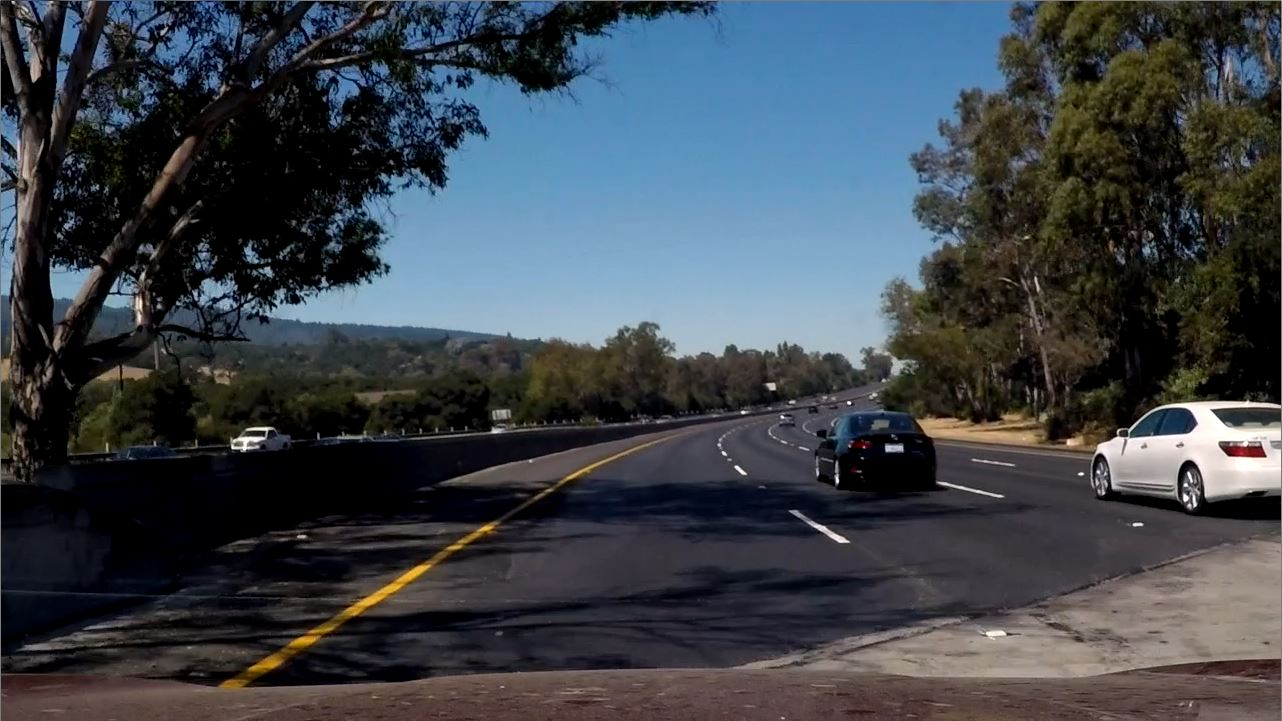
#> input picture p1-lane-lines/test_images/shadow2.jpg, 1282 x 721 px; its folder holds 5 pictures in this run
$ python FindingLaneLines.py
#> lines starting #> are read from the running program, lines starting #| are printed output that depends on the picture; after the words box and inside, x2 and y2 are one past the last pixel; in counts of white or black regions, pixels touching at a corner belong together
import matplotlib.pyplot as plt
import matplotlib.image as mpimg
import numpy as np
import cv2
import math
import os
from moviepy.editor import VideoFileClip
from IPython.display import HTML

def grayscale_threshold(gray, threshold):
    mask = gray[:, :] < threshold
    gray[mask] = threshold
    mpimg.imsave('test_images_output/shadow2_grayscaleThreshold.jpg', gray, cmap='gray')
    return gray

def grayscale(img):
    """Applies the Grayscale transform
    This will return an image with only one color channel
    but NOTE: to see the returned image as grayscale
    (assuming your grayscaled image is called 'gray')
    you should call plt.imshow(gray, cmap='gray')"""
    gray = cv2.cvtColor(img, cv2.COLOR_RGB2GRAY)
    mpimg.imsave('test_images_output/shadow2_gray.jpg', gray, cmap='gray')
    return gray
    # Or use BGR2GRAY if you read an image with cv2.imread()
    # return cv2.cvtColor(img, cv2.COLOR_BGR2GRAY)

def canny(img, low_threshold, high_threshold):
    """Applies the Canny transform"""
    lines = cv2.Canny(img, low_threshold, high_threshold)
    mpimg.imsave('test_images_output/shadow2_canny.jpg', lines, cmap='gray')
    return lines

def gaussian_blur(img, kernel_size):
    """Applies a Gaussian Noise kernel"""
    return cv2.GaussianBlur(img, (kernel_size, kernel_size), 0)

def region_of_interest(img, vertices):
    """
    Applies an image mask.

    Only keeps the region of the image defined by the polygon
    formed from `vertices`. The rest of the image is set to black.
    """
    #defining a blank mask to start with
    mask = np.zeros_like(img)

    #defining a 3 channel or 1 channel color to fill the mask with depending on the input image
    if len(img.shape) > 2:
        channel_count = img.shape[2]  # i.e. 3 or 4 depending on your image
        ignore_mask_color = (255,) * channel_count
    else:
        ignore_mask_color = 255

    #filling pixels inside the polygon defined by "vertices" with the fill color
    cv2.fillPoly(mask, vertices, ignore_mask_color)

    #returning the image only where mask pixels are nonzero
    masked_image = cv2.bitwise_and(img, mask)
    mpimg.imsave('test_images_output/shadow2_region.jpg', masked_image, cmap='gray')
    return masked_image

# [66 lines left out: function draw_lines, not called in this run]

def draw_lines_test(img, lines, color=[255, 0, 0], thickness=1):
    for line in lines:
        for x1, y1, x2, y2 in line:
            cv2.line(img, (x1,y1), (x2,y2), color, thickness)

def hough_lines(img, rho, theta, threshold, min_line_len, max_line_gap):
    """
    `img` should be the output of a Canny transform.

    Returns an image with hough lines drawn.
    """
    lines = cv2.HoughLinesP(img, rho, theta, threshold, np.array([]), minLineLength=min_line_len, maxLineGap=max_line_gap)
    line_img = np.zeros((img.shape[0], img.shape[1], 3), dtype=np.uint8)
    #draw_lines(line_img, lines)
    draw_lines_test(line_img, lines)
    mpimg.imsave('test_images_output/shadow2_linesOriginal.jpg', line_img)
    return line_img

def weighted_img(img, initial_img, α=0.8, β=1., λ=0.):
    """
    `img` is the output of the hough_lines(), An image with lines drawn on it.
    Should be a blank image (all black) with lines drawn on it.

    `initial_img` should be the image before any processing.

    The result image is computed as follows:

    initial_img * α + img * β + λ
    NOTE: initial_img and img must be the same shape!
    """
    return cv2.addWeighted(initial_img, α, img, β, λ)

def process_image(image):
    h, w = image.shape[:2]
    gray = grayscale(image)
    gray = grayscale_threshold(gray, 100)

    low_threshold = 50
    high_threshold = 150
    edges = canny(gray, low_threshold, high_threshold)

    vertices = np.array([[[w*0.45, h*0.6], [w*0.6, h*0.6], [w*0.95, h], [w*0.15, h]]], dtype=np.int32)
    interesting_region = region_of_interest(edges, vertices)

    rho = 1
    theta = np.pi/180
    threshold = 50
    min_line_length = 5
    max_line_gap = 30
    line_image = hough_lines(interesting_region, rho, theta, threshold, min_line_length, max_line_gap)

    return weighted_img(line_image, image)

def show_image(image, filename):
    plt.figure()
    plt.title(filename)
    plt.imshow(image)

def test_one_image(filename):
#> called with filename = 'shadow2.jpg'
    image = mpimg.imread('test_images/' + filename)
#> image is the input picture: shape (721, 1282, 3); mean R, G, B 61.3, 67.8, 75
    show_image(process_image(image), filename)
#> in grayscale_threshold, `mask = gray[:, :] < threshold`:
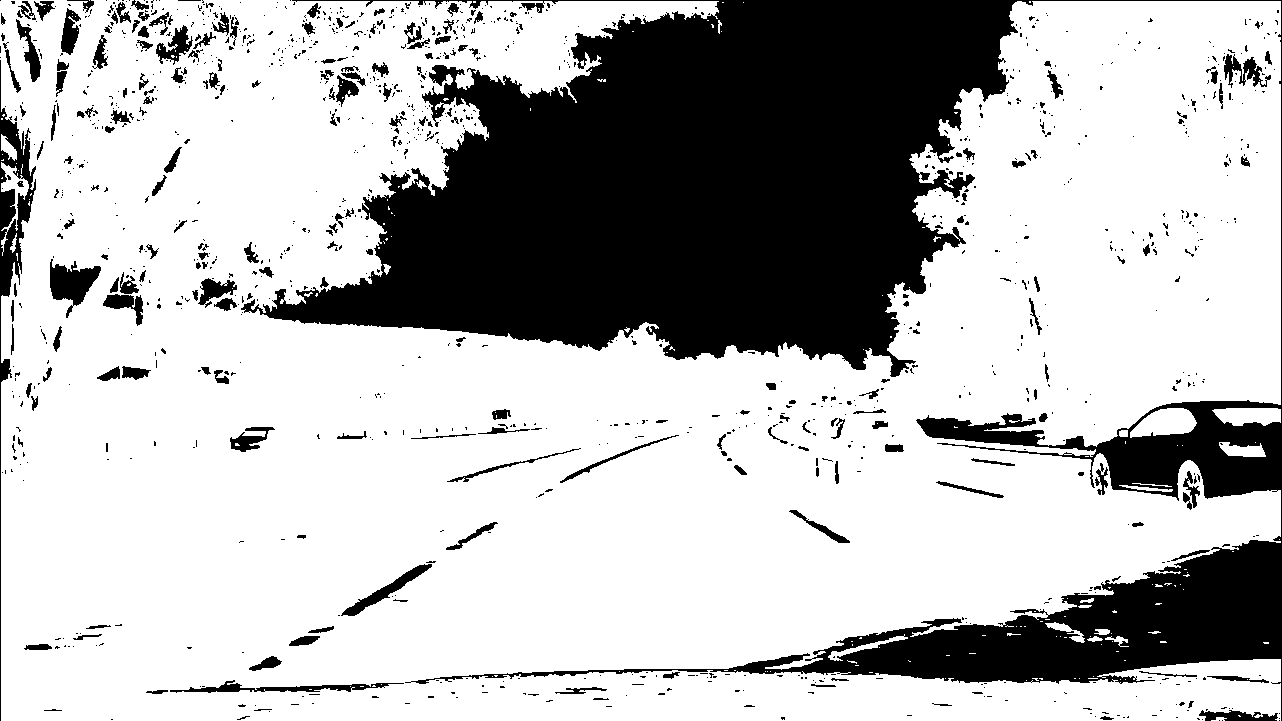
#> mask: shape (721, 1282) bool; 72.4% white; 1228 black regions (1010 under 20 px), largest, box (x1, y1, x2, y2) and area: (241, 0, 1282, 721) 223625, (0, 60, 36, 721) 3932, (50, 259, 101, 318) 1462
#> in grayscale_threshold, `gray[mask] = threshold`:
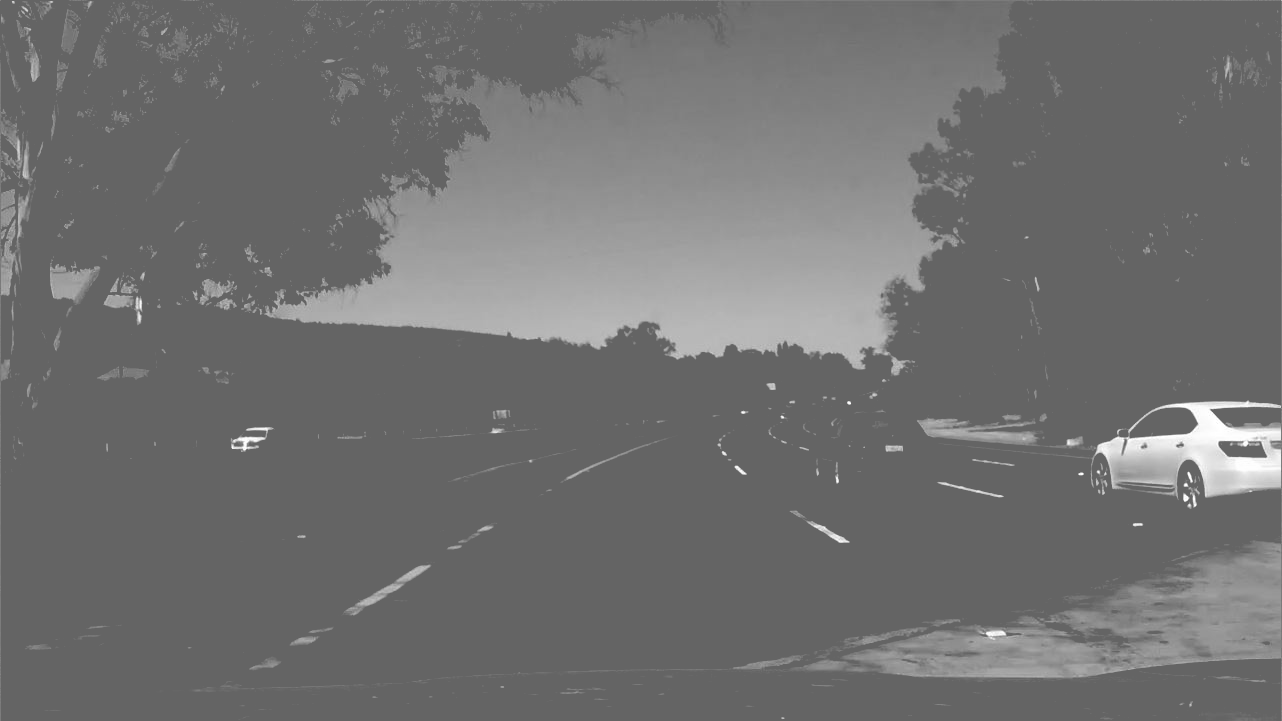
#> gray: shape (721, 1282); min 100, max 255, mean 111.9
#> in canny, `lines = cv2.Canny(img, low_threshold, high_threshold)`: lines: shape (721, 1282); 2.3% white in thin lines or dots
#> in region_of_interest, `cv2.fillPoly(mask, vertices, ignore_mask_color)`: mask: shape (721, 1282); 19.1% white; 1 white region, box (x1, y1, x2, y2) and area: (193, 432, 1217, 721) 176128
#> in region_of_interest, `masked_image = cv2.bitwise_and(img, mask)`:
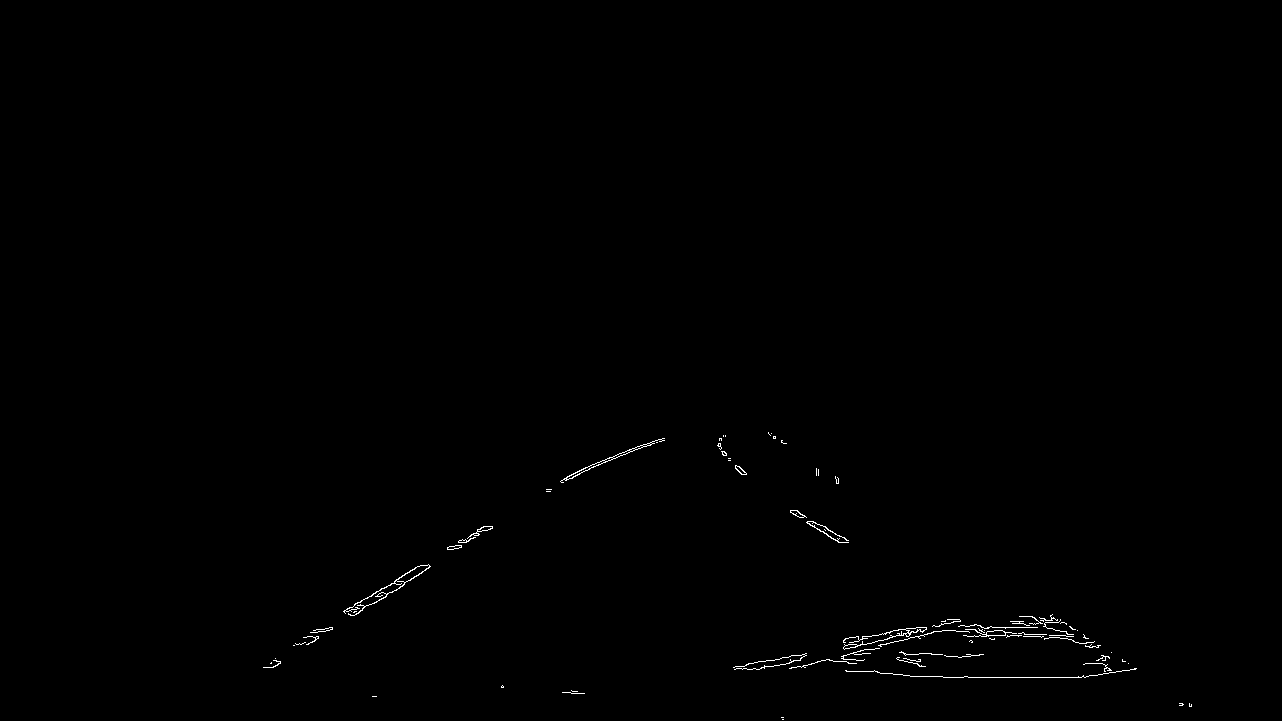
#> masked_image: shape (721, 1282); 0.33% white in thin lines or dots, all inside (x1, y1, x2, y2) = (263, 432, 1192, 720)
#> in hough_lines, `lines = cv2.HoughLinesP(img, rho, theta, threshold, np.array([]), minL..`: lines = 25 rows, first 6: [943, 677, 1085, 677], [310, 632, 487, 526], [312, 642, 492, 526], [967, 636, 1084, 636], [789, 668, 964, 625], [980, 626, 1060, 619]
#> the loop in draw_lines_test, `for line in lines:` made 25 passes
#> line on passes 1 to 12: [[943, 677, 1085, 677]], [[310, 632, 487, 526]], [[312, 642, 492, 526]], [[967, 636, 1084, 636]], [[789, 668, 964, 625]], [[980, 626, 1060, 619]], [[845, 638, 1060, 623]], [[735, 666, 805, 655]], [[844, 649, 960, 620]], [[956, 631, 1084, 635]], [[344, 610, 357, 602]], [[963, 635, 1060, 620]]
#> in weighted_img, `return cv2.addWeighted(initial_img, α, img, β, λ)`:
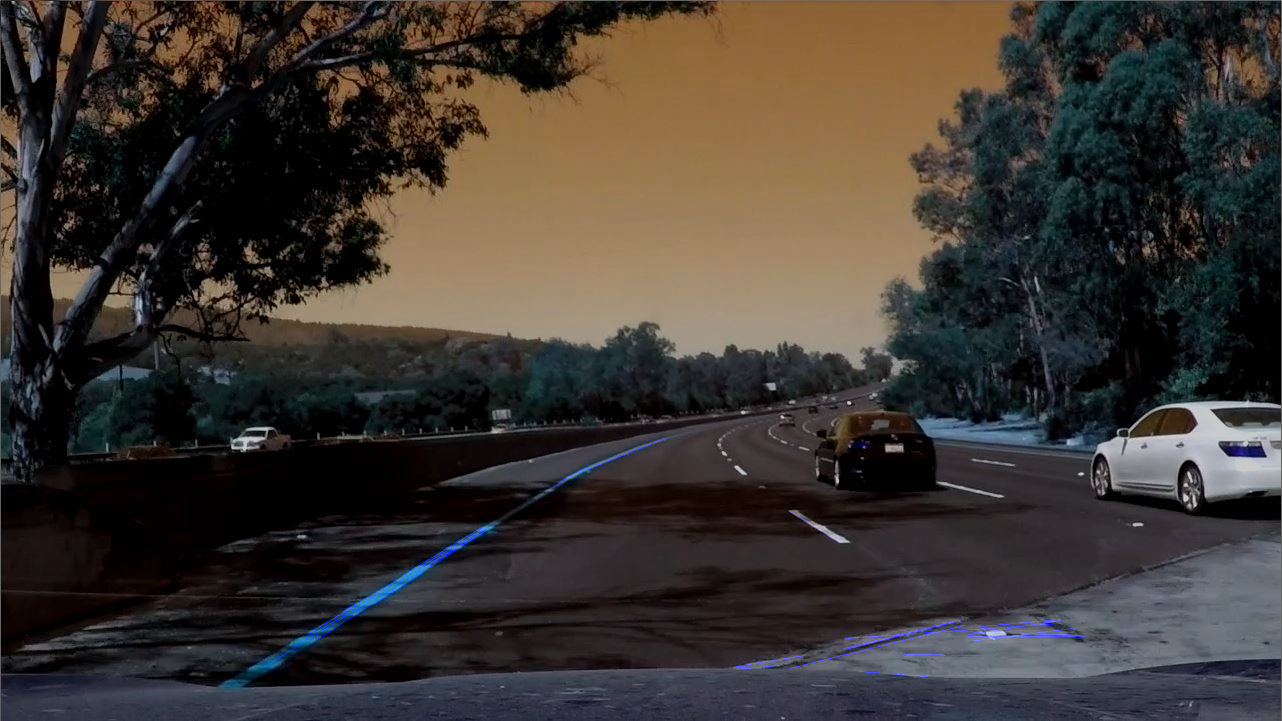
#> returned value: shape (721, 1282, 3); mean of channels 0, 1, 2 49.4, 54.2, 60; drawn as B, G, R
    plt.show()

# [15 lines left out: functions test_with_image, test_with_video, not called in this run]

if __name__ == '__main__':
    test_one_image("shadow2.jpg")
